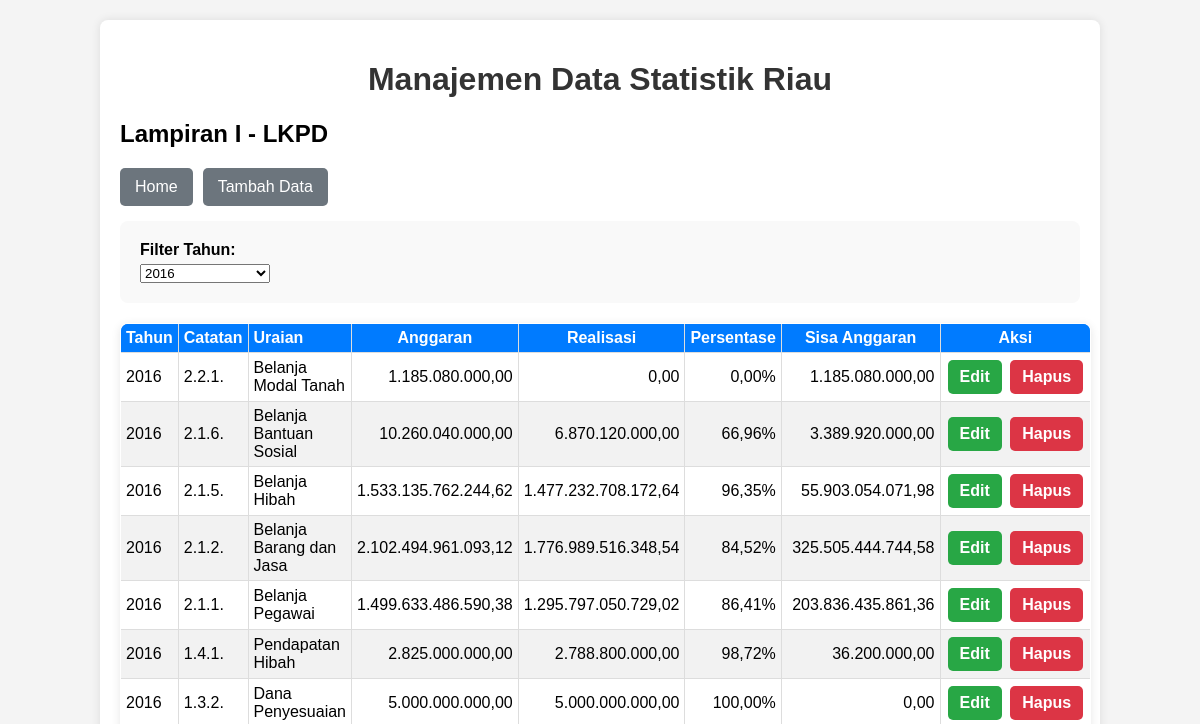
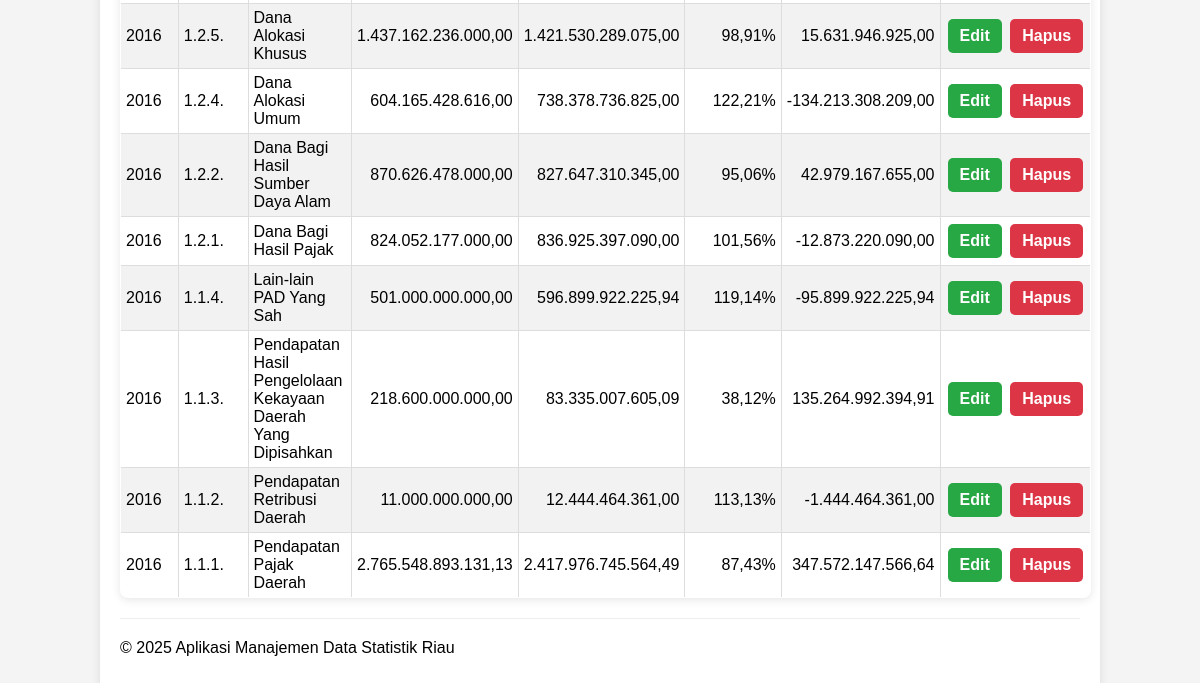
Before: /lkpd-lampiran-satu/read.php?tahun=2016 with the older database file (2 pictures, top to bottom).
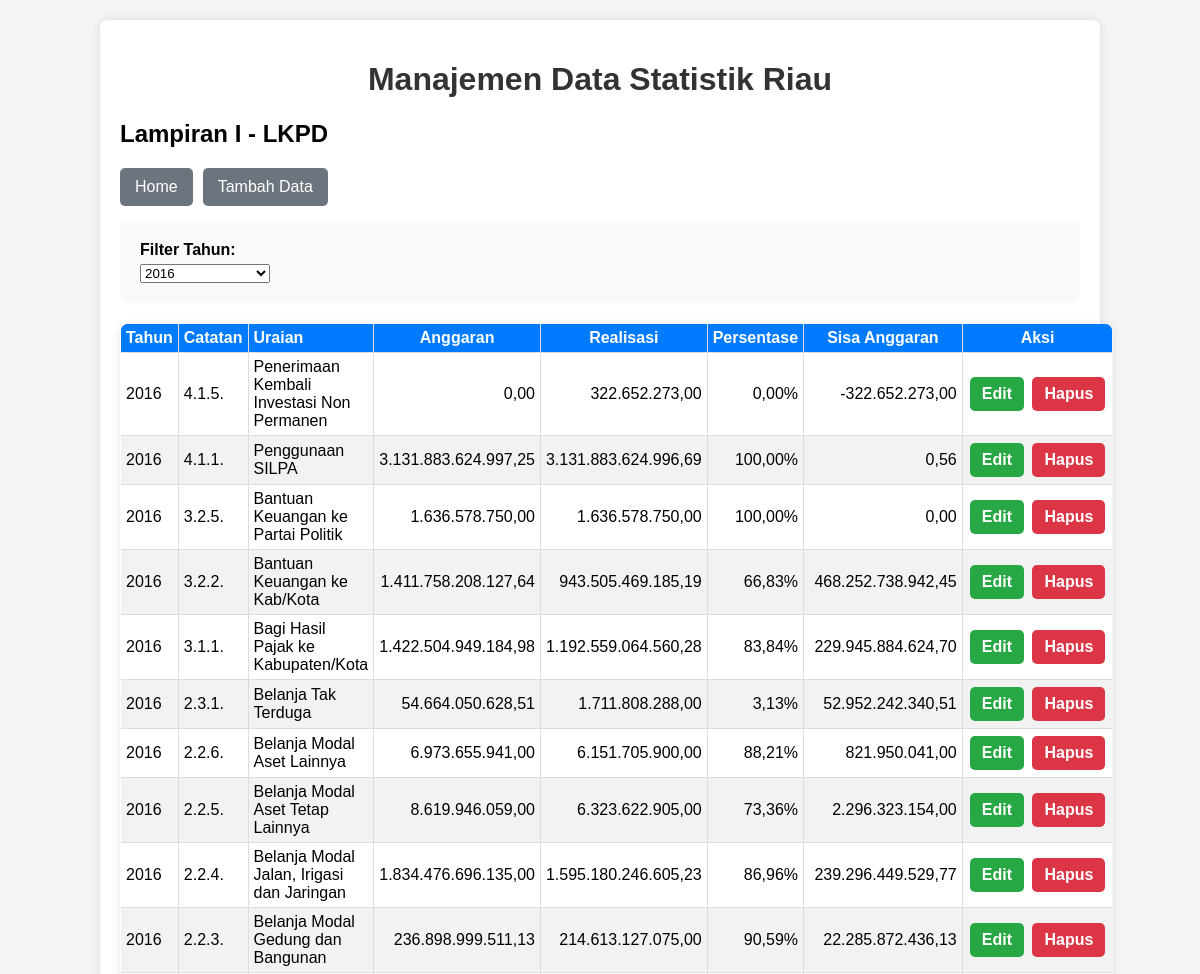
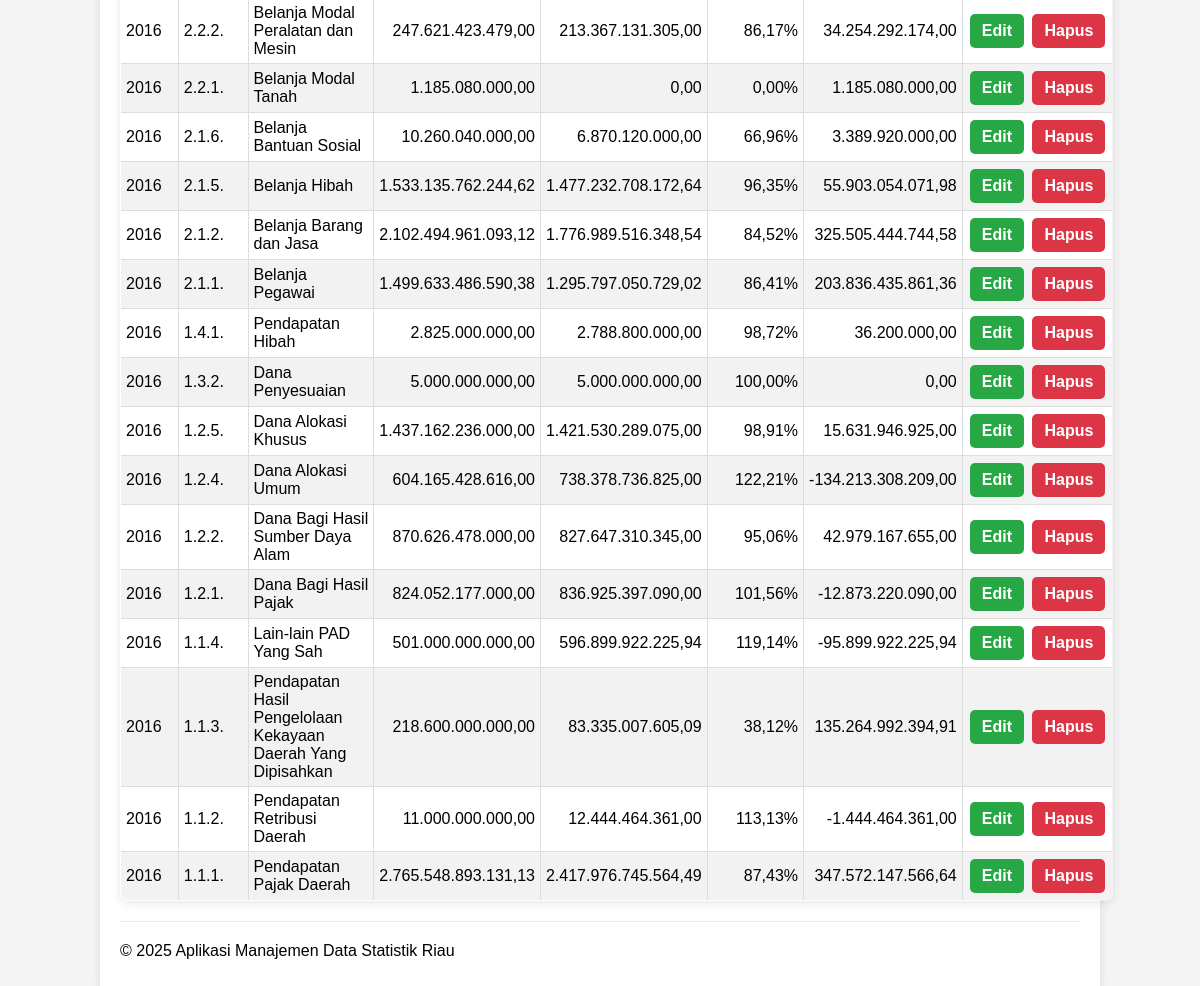
After: the same page with the newer database file (2 pictures, top to bottom).
### tables this page shows
CREATE TABLE `lkpd_apbd_lampiran_1` (
  `id` int(11) NOT NULL,
  `tahun_lkpd` int(5) DEFAULT NULL,
  `id_kode_catatan` int(5) DEFAULT NULL,
  `jumlah_anggaran` decimal(18,2) DEFAULT NULL,
  `jumlah_realisasi` decimal(18,2) DEFAULT NULL
);

CREATE TABLE `kode_catatan` (
  `id` int(5) NOT NULL,
  `kode_catatan` varchar(255) DEFAULT NULL,
  `uraian` varchar(1024) DEFAULT NULL,
  `id_kode_level` int(2) DEFAULT NULL
);

### lkpd-lampiran-satu/read.php (the view, shortened to what this page needs)
<?php
include '../config/database.php';
include '../templates/header.php';
$selected_year = '';
if (isset($_GET['tahun']) && $_GET['tahun'] != '') {
    $selected_year = $_GET['tahun'];
}
$sql = "SELECT lk.id, lk.tahun_lkpd, kc.kode_catatan, kc.uraian, lk.jumlah_anggaran, lk.jumlah_realisasi, (lk.jumlah_realisasi/lk.jumlah_anggaran)*100 AS persentase
        FROM lkpd_apbd_lampiran_1 AS lk
        INNER JOIN kode_catatan AS kc
        ON lk.id_kode_catatan=kc.id";
if ($selected_year != '') {
    $sql .= " WHERE lk.tahun_lkpd = ?";
}
$sql .= " ORDER BY lk.tahun_lkpd, kc.kode_catatan DESC";
$stmt = $conn->prepare($sql);
if ($selected_year != '') {
    $stmt->bind_param("s", $selected_year);
}
$stmt->execute();
$result = $stmt->get_result();
$years_query = "SELECT DISTINCT tahun_lkpd FROM lkpd_apbd_lampiran_1 ORDER BY tahun_lkpd DESC";
$years_result = $conn->query($years_query);
$available_years = [];
if ($years_result->num_rows > 0) {
    while ($row = $years_result->fetch_assoc()) {
        $available_years[] = $row['tahun_lkpd'];
    }
}
?>
<h2>Lampiran I - LKPD</h2>
<div class="button-group">
    <button><a href="../index.php">Home</a></button>
    <button><a href="create.php">Tambah Data</a></button>
</div>
<form method="GET" action="">
    <label for="tahun">Filter Tahun:</label>
    <select name="tahun" id="tahun" onchange="this.form.submit()">
        <?php foreach ($available_years as $year): ?>
            <option value="<?php echo htmlspecialchars($year); ?>"
                    <?php echo ($selected_year == $year) ? 'selected' : ''; ?>>
                <?php echo htmlspecialchars($year); ?>
            </option>
        <?php endforeach; ?>
    </select>
</form>
<?php
if ($result->num_rows > 0):
?>
    <table>
        <thead>
            <tr>
                <th>Tahun</th>
                <th>Catatan</th>
                <th>Uraian</th>
                <th style="text-align: center;">Anggaran</th>
                <th style="text-align: center;">Realisasi</th>
                <th style="text-align: center;">Persentase</th>
                <th style="text-align: center;">Sisa Anggaran</th>
                <th style="text-align: center;">Aksi</th>
            </tr>
        </thead>
        <tbody>
            <?php
            while ($row = $result->fetch_assoc()):
            ?>
                <tr>
                    <td><?php echo htmlspecialchars($row['tahun_lkpd']); ?></td>
                    <td><?php echo htmlspecialchars($row['kode_catatan']); ?></td>
                    <td><?php echo htmlspecialchars($row['uraian']); ?></td>
                    <td style="text-align:right"><?php echo htmlspecialchars(number_format($row['jumlah_anggaran'] ?? 0, 2, ',', '.')); ?></td>
                    <td style="text-align:right"><?php echo htmlspecialchars(number_format($row['jumlah_realisasi'] ?? 0, 2, ',', '.')); ?></td>
                    <td style="text-align:right"><?php echo htmlspecialchars(number_format($row['persentase'] ?? 0, 2, ',', '.')) . '%'; ?></td>
                    <td style="text-align:right"><?php echo htmlspecialchars(number_format($row['jumlah_anggaran'] - $row['jumlah_realisasi'], 2, ',', '.')); ?></td>
                    <td class="actions">
                        <a href="update.php?id=<?php echo htmlspecialchars($row['id']); ?>" class="edit">Edit</a>
                        <a href="delete.php?id=<?php echo htmlspecialchars($row['id']); ?>" class="delete"
                           onclick="return confirm('Apakah Anda yakin ingin menghapus data ini?')">Hapus</a>
                    </td>
                </tr>
            <?php endwhile; ?>
        </tbody>
    </table>
<?php else: ?>
    <p>Belum ada data.</p>
<?php endif; ?>
<?php
include '../templates/footer.php';
?>

### templates/header.php (shortened to what this page needs)
<!DOCTYPE html>
<html lang="en">
<head>
    <link rel="stylesheet" href="style.css">
</head>
<body>
    <div class="container">
        <h1>Manajemen Data Statistik Riau</h1>

### templates/footer.php
<hr>
        <footer>
            <p>&copy; <?php echo date("Y"); ?> Aplikasi Manajemen Data Statistik Riau</p>
        </footer>
    </div>
</body>
</html>

### lkpd-lampiran-satu/style.css (style rules this page uses)
body { font-family: Arial, sans-serif; background-color: #f4f4f4; margin: 0; padding: 0; }
.container { width: 80%; margin: 20px auto; background-color: #fff; padding: 20px; box-shadow: 0 0 10px rgba(0, 0, 0, 0.1); border-radius: 8px; }
h1 { color: #333; text-align: center; }
hr { border: 0; border-top: 1px solid #eee; margin: 20px 0; }
table { width: 100%; border-collapse: collapse; margin-top: 20px; }
table, th, td { border: 1px solid #ddd; }
th, td { padding: 10px; text-align: left; }
th { background-color: #007bff; color: white; }
tr:nth-child(even) { background-color: #f2f2f2; }
.actions a { text-decoration: none; padding: 5px 10px; border-radius: 3px; margin-right: 5px; }
.actions .edit { background-color: #ffc107; color: white; }
.actions .delete { background-color: #dc3545; color: white; }
form { background-color: #f9f9f9; padding: 20px; border-radius: 8px; }
form label { display: block; margin-bottom: 5px; font-weight: bold; }

### templates/header.php (style rules this page uses)
table { width: 100%; border-collapse: collapse; margin-top: 20px; box-shadow: 0 2px 10px rgba(0,0,0,0.1); border-radius: 8px; overflow: hidden; }
table thead tr { background-color: #007bff; color: white; }
table th, table td { padding: 5px 5px; border: 1px solid #ddd; text-align: left; }
table tbody tr:nth-child(even) { background-color: #f2f2f2; }
table tbody tr:nth-child(odd) { background-color: #ffffff; }
table td.actions { text-align: center; white-space: nowrap; }
table td.actions a { padding: 8px 12px; text-decoration: none; border-radius: 5px; display: inline-block; margin: 2px; font-weight: bold; }
table td.actions .edit { background-color: #28a745; color: white; }
table td.actions .delete { background-color: #dc3545; color: white; }
.button-group { margin-bottom: 15px; display: flex; gap: 10px; }
.button-group button { background-color: #6c757d; color: white; padding: 10px 15px; border: none; border-radius: 5px; cursor: pointer; font-size: 16px; transition: background-color 0.3s ease; }
.button-group button a { color: white; text-decoration: none; }

Changed rows visible on the page:
added lkpd_apbd_lampiran_1: tahun_lkpd "2016", id_kode_catatan.kode_catatan "4.1.5.", id_kode_catatan.uraian "Penerimaan Kembali Investasi Non Permanen", jumlah_anggaran "0,00", jumlah_realisasi "322.652.273,00", persentase "0,00", $row['jumlah_anggaran'] - $row['jumlah_realisasi'] "-322.652.273,00"
added lkpd_apbd_lampiran_1: tahun_lkpd "2016", id_kode_catatan.kode_catatan "4.1.1.", id_kode_catatan.uraian "Penggunaan SILPA", jumlah_anggaran "3.131.883.624.997,25", jumlah_realisasi "3.131.883.624.996,69", persentase "100,00", $row['jumlah_anggaran'] - $row['jumlah_realisasi'] "0,56"
added lkpd_apbd_lampiran_1: tahun_lkpd "2016", id_kode_catatan.kode_catatan "3.2.5.", id_kode_catatan.uraian "Bantuan Keuangan ke Partai Politik", jumlah_anggaran "1.636.578.750,00", jumlah_realisasi "1.636.578.750,00", persentase "100,00", $row['jumlah_anggaran'] - $row['jumlah_realisasi'] "0,00"
added lkpd_apbd_lampiran_1: tahun_lkpd "2016", id_kode_catatan.kode_catatan "3.2.2.", id_kode_catatan.uraian "Bantuan Keuangan ke Kab/Kota", jumlah_anggaran "1.411.758.208.127,64", jumlah_realisasi "943.505.469.185,19", persentase "66,83", $row['jumlah_anggaran'] - $row['jumlah_realisasi'] "468.252.738.942,45"
added lkpd_apbd_lampiran_1: tahun_lkpd "2016", id_kode_catatan.kode_catatan "3.1.1.", id_kode_catatan.uraian "Bagi Hasil Pajak ke Kabupaten/Kota", jumlah_anggaran "1.422.504.949.184,98", jumlah_realisasi "1.192.559.064.560,28", persentase "83,84", $row['jumlah_anggaran'] - $row['jumlah_realisasi'] "229.945.884.624,70"
added lkpd_apbd_lampiran_1: tahun_lkpd "2016", id_kode_catatan.kode_catatan "2.3.1.", id_kode_catatan.uraian "Belanja Tak Terduga", jumlah_anggaran "54.664.050.628,51", jumlah_realisasi "1.711.808.288,00", persentase "3,13", $row['jumlah_anggaran'] - $row['jumlah_realisasi'] "52.952.242.340,51"
added lkpd_apbd_lampiran_1: tahun_lkpd "2016", id_kode_catatan.kode_catatan "2.2.6.", id_kode_catatan.uraian "Belanja Modal Aset Lainnya", jumlah_anggaran "6.973.655.941,00", jumlah_realisasi "6.151.705.900,00", persentase "88,21", $row['jumlah_anggaran'] - $row['jumlah_realisasi'] "821.950.041,00"
added lkpd_apbd_lampiran_1: tahun_lkpd "2016", id_kode_catatan.kode_catatan "2.2.5.", id_kode_catatan.uraian "Belanja Modal Aset Tetap Lainnya", jumlah_anggaran "8.619.946.059,00", jumlah_realisasi "6.323.622.905,00", persentase "73,36", $row['jumlah_anggaran'] - $row['jumlah_realisasi'] "2.296.323.154,00"
added lkpd_apbd_lampiran_1: tahun_lkpd "2016", id_kode_catatan.kode_catatan "2.2.4.", id_kode_catatan.uraian "Belanja Modal Jalan, Irigasi dan Jaringan", jumlah_anggaran "1.834.476.696.135,00", jumlah_realisasi "1.595.180.246.605,23", persentase "86,96", $row['jumlah_anggaran'] - $row['jumlah_realisasi'] "239.296.449.529,77"
added lkpd_apbd_lampiran_1: tahun_lkpd "2016", id_kode_catatan.kode_catatan "2.2.3.", id_kode_catatan.uraian "Belanja Modal Gedung dan Bangunan", jumlah_anggaran "236.898.999.511,13", jumlah_realisasi "214.613.127.075,00", persentase "90,59", $row['jumlah_anggaran'] - $row['jumlah_realisasi'] "22.285.872.436,13"
added lkpd_apbd_lampiran_1: tahun_lkpd "2016", id_kode_catatan.kode_catatan "2.2.2.", id_kode_catatan.uraian "Belanja Modal Peralatan dan Mesin", jumlah_anggaran "247.621.423.479,00", jumlah_realisasi "213.367.131.305,00", persentase "86,17", $row['jumlah_anggaran'] - $row['jumlah_realisasi'] "34.254.292.174,00"
